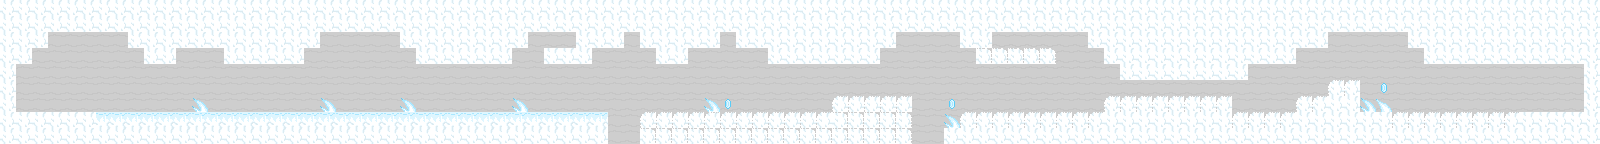

Below is a game level as drawn by its tile map, then a one-line description and the .tmx that defines it (tile-layer data replaced by summaries):
An orthogonal 100x9 tile map with 16x16 px tiles, 4 tile layers (background, floor, hazards, items), 2 tilesets and 1 object (prefab).

<map version="1.0" orientation="orthogonal" renderorder="right-down" width="100" height="9" tilewidth="16" tileheight="16" nextobjectid="3">
 <tileset firstgid="1" name="frozen" tilewidth="16" tileheight="16" tilecount="64" columns="8">
  <image source="frozen.tileset.png" width="128" height="128" />
 </tileset>
 <tileset firstgid="65" name="player" tilewidth="16" tileheight="16" tilecount="8" columns="8">
  <image source="../player/penguin.png" width="128" height="16" />
 </tileset>
 <layer name="background" width="100" height="9">
  <data>[900 cells, 900 non-empty, 1 distinct tile ids]</data>
 </layer>
 <layer name="floor" width="100" height="9">
  <properties>
   <property name="collision" type="bool" value="true" />
  </properties>
  <data>[900 cells, 549 non-empty, 4 distinct tile ids]</data>
 </layer>
 <layer name="hazards" width="100" height="9">
  <data>[900 cells, 9 non-empty, 3 distinct tile ids]</data>
 </layer>
 <layer name="items" width="100" height="9">
  <data>[900 cells, 3 non-empty, 1 distinct tile ids]</data>
 </layer>
 <objectgroup name="characters">
  <object id="2" name="player" type="prefab" gid="65" x="48" y="112" width="16" height="16">
   <properties>
    <property name="prefabType" value="player" />
   </properties>
  </object>
 </objectgroup>
</map>